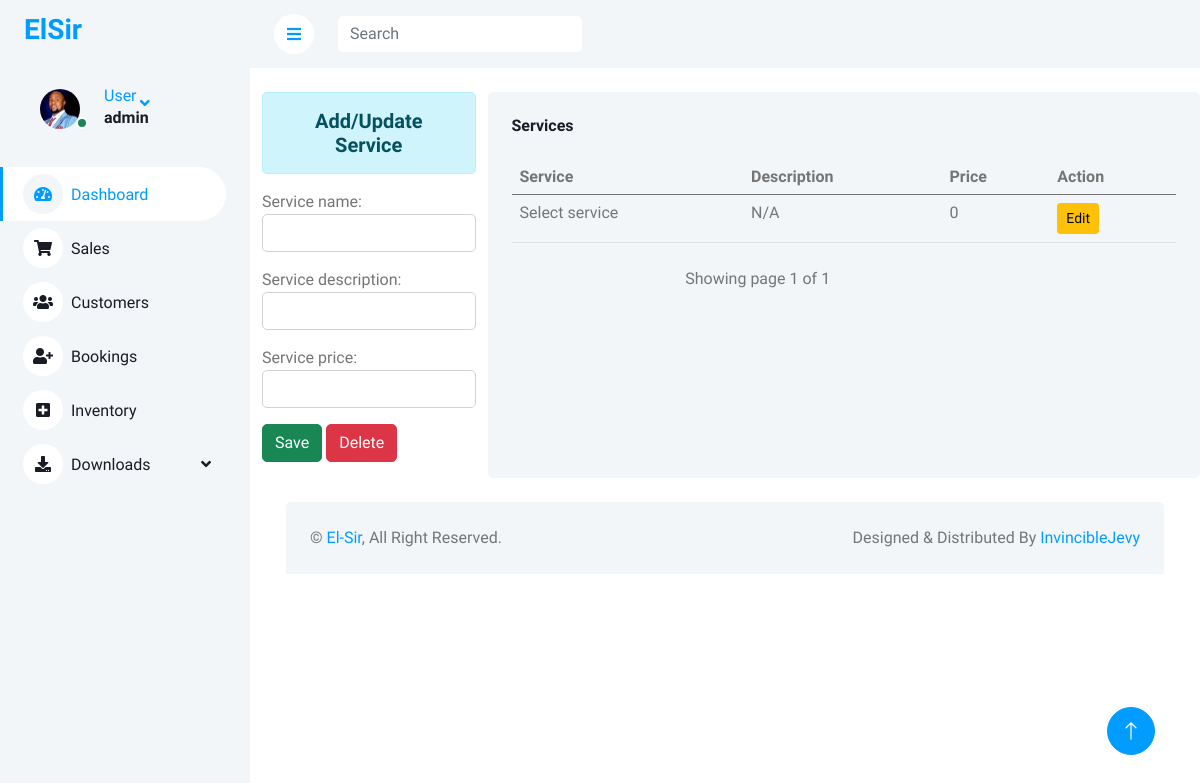
The app's page /Inventory/ (signed in), older data.
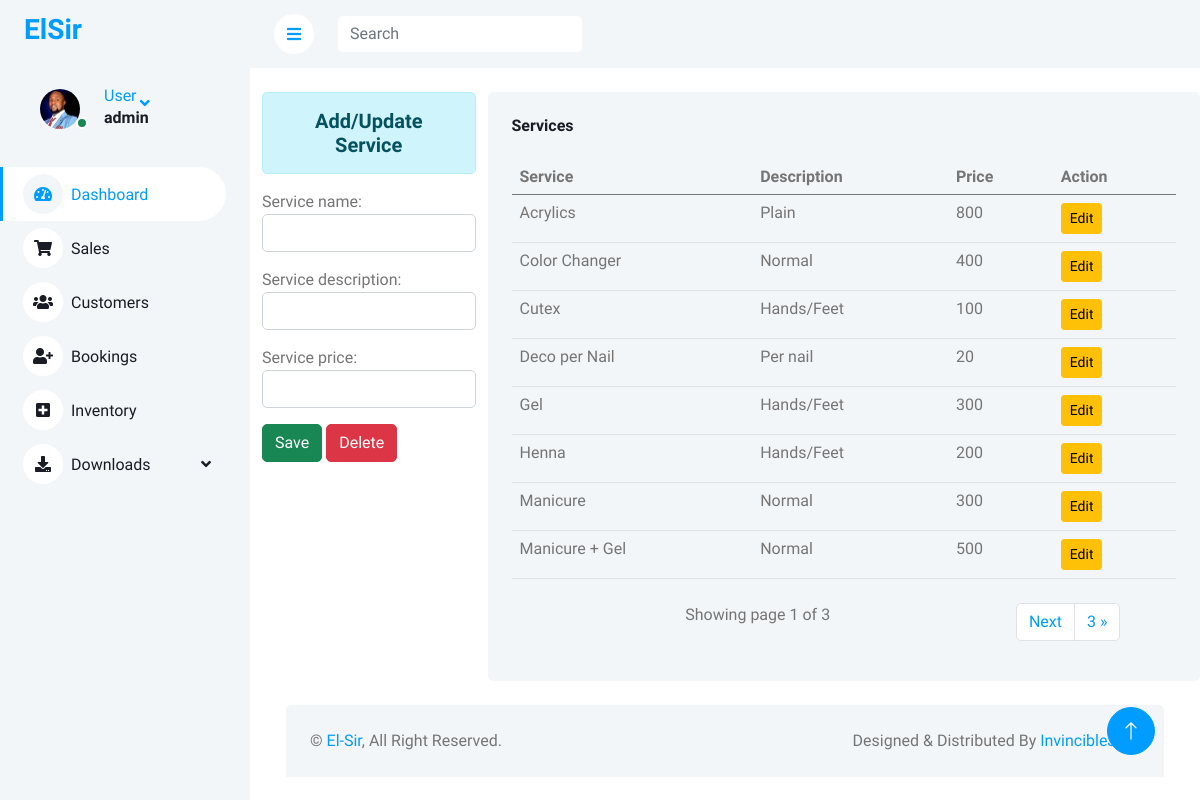
The same page, newer data.
### elsiruser/models.py (models this page shows, shortened)
class Service(models.Model):
    service_name = models.CharField(max_length=266)
    service_description = models.CharField(max_length=266, null=True)
    service_price = models.IntegerField(null=True)

### elsiruser/views.py (the view)
# urls.py: path('Inventory/',views.Inventory, name="Inventory"),
@login_required(login_url='login')
def Inventory(request):
    services = Service.objects.all().order_by('service_name')
    form =ServiceForm()
    paginator = Paginator(services,8)
    page_number = request.GET.get('page')
    page_obj =Paginator.get_page(paginator, page_number)
    context = {'services':services,'form':form,'page_obj':page_obj}
    return render(request,'Inventory.html',context)

### elsiruser/forms.py
class ServiceForm(ModelForm):
    class Meta:
        model = Service
        fields = ['service_name','service_description','service_price']
        widgets = {
            'service_name': forms.TextInput(attrs={'class':'form-control', 'id':'servicenameid'}),
            'service_description': forms.TextInput(attrs={'class':'form-control', 'id':'descriptionid'}),
            'service_price': forms.TextInput(attrs={'class':'form-control', 'id':'servPriceid'})
        }

### elsiruser/templates/Inventory.html (shortened to what this page needs)
{% extends 'base.html' %}
{% load static %}
{% block content %}
{%include 'sidebar.html' %}
<div class="content">
    <nav class="navbar navbar-expand bg-light navbar-light sticky-top px-4 py-0">
        <a href="{% url 'dashboard' %}" class="sidebar-toggler flex-shrink-0">
            <i class="fa fa-bars"></i>
        </a>
        <form class="d-md-flex mt-3 ms-4">
            <input class="form-control border-0" type="search" placeholder="Search">
        </form>
    </nav>
    <br>
    <div class="container-fluid">
        <div class="row">
            <div class="col-sm-3">
                <h5 class="text-center alert alert-info">Add/Update Service</h5>
                <form action="" method="POST" name="sform" id="sform">
                    {{form.as_p}}
                    <input type="button" class="btn btn-success" value="Save" id="servicesave">
                    <input type="button" value="Delete" class="btn btn-danger btn-del" id="delbutton"
                        data-sid="{{service.id}}">
                </form>
            </div>
            <div class="bg-light text-center rounded p-4 col-sm-9">
                <div class="d-flex align-items-center justify-content-between mb-4">
                    <h6 class="mb-0">Services</h6>
                </div>
                <table class="table table-hover">
                    <thead>
                        <tr>
                            <th scope="col">Service</th>
                            <th scope="col">Description</th>
                            <th scope="col">Price</th>
                            <th scope="col">Action</th>
                        </tr>
                    </thead>
                    <tbody id="tbody">
                        {% for service in page_obj %}
                        <tr>
                            <td>{{service.service_name}}</td>
                            <td>{{service.service_description}}</td>
                            <td>{{service.service_price}}</td>
                            <td> <input type="button" value="Edit" class="btn btn-warning btn-sm btn-edit"
                                    data-sid="{{service.id}}"></td>
                        </tr>
                        {% endfor %}
                    </tbody>
                </table>
                <div class="pagination-container pt-2">
                    <div class="row">
                        <div class="col-md-9">
                            Showing page {{page_obj.number}} of {{ page_obj.paginator.num_pages }}
                          </div>
                          <ul class="pagination align-right float-right mr-auto , col-md-3">
                            {% if page_obj.has_next %}
                            <li class="page-item"> <a class="page-link" href="?page={{ page_obj.next_page_number }}">Next</a></li>
                            <li class="page-item"> <a class="page-link" href="?page={{ page_obj.paginator.num_pages }}">{{ page_obj.paginator.num_pages}} &raquo;</a></li>
                            {% endif %}
                            </ul>
                    </div>
                </div>
            </div>
        </div>
        {% endblock %}

Row changes from the older to the newer data that the page shows:
no longer on this page (row unchanged): Service: service_name "Select service", service_description "N/A", service_price "0"
added Service: service_name "Acrylics", service_description "Plain", service_price "800"
added Service: service_name "Color Changer", service_description "Normal", service_price "400"
added Service: service_name "Cutex", service_description "Hands/Feet", service_price "100"
added Service: service_name "Deco per Nail", service_description "Per nail", service_price "20"
added Service: service_name "Gel", service_description "Hands/Feet", service_price "300"
added Service: service_name "Henna", service_description "Hands/Feet", service_price "200"
added Service: service_name "Manicure", service_description "Normal", service_price "300"
added Service: service_name "Manicure + Gel", service_description "Normal", service_price "500"
Text that changed along with them:
{{ page_obj.paginator.num_pages }}: "1" → "3"
{{ page_obj.paginator.num_pages }}: (not shown) → "3"
text now shown: "Next »"
